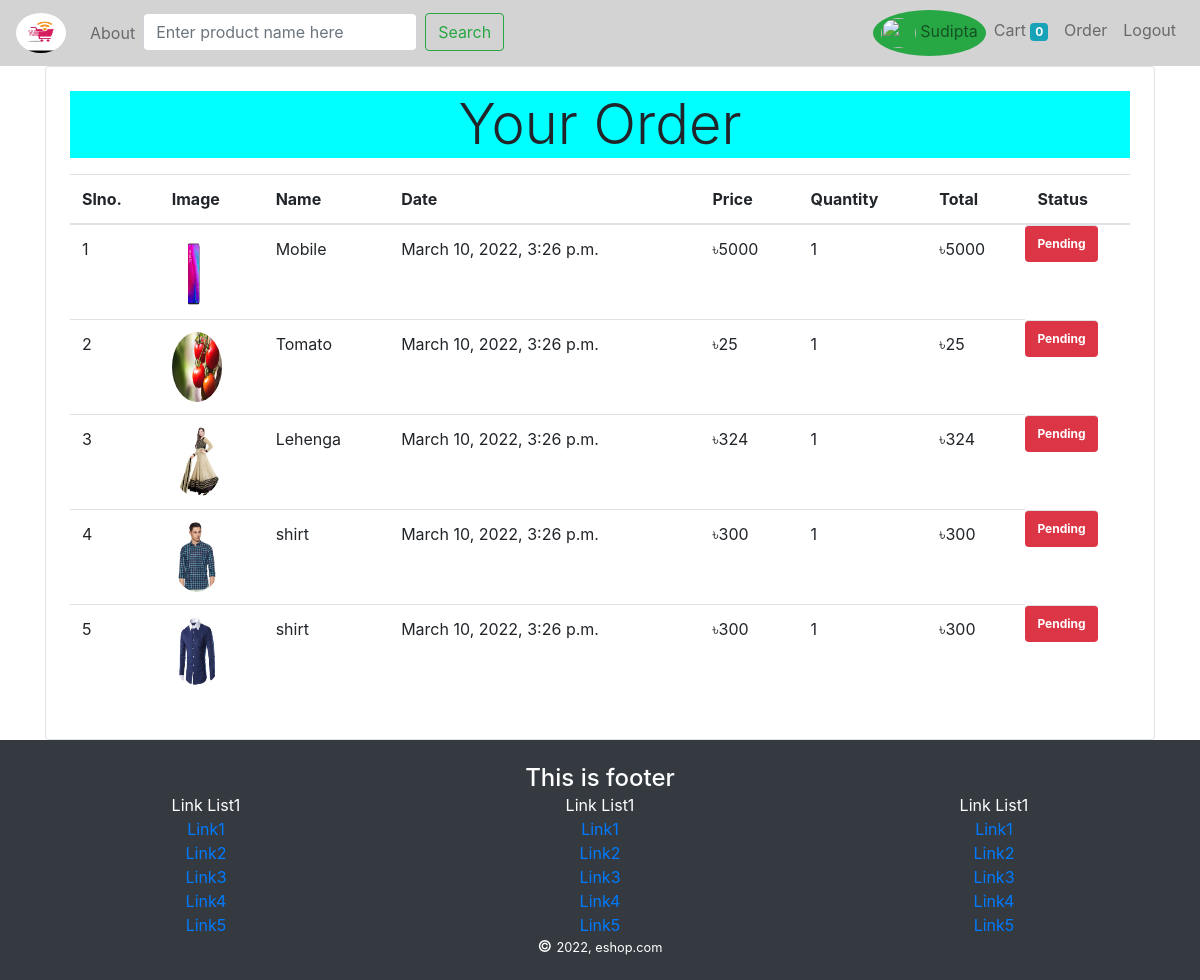
/order/ (signed in), run on the app's committed database.
### store/models/order.py (models this page shows, shortened)
class Order(models.Model):
    product = models.ForeignKey(Product, on_delete=models.CASCADE)
    customer = models.ForeignKey(Customer, on_delete=models.CASCADE)
    address = models.CharField(max_length=100)
    mob_no = models.CharField(max_length=100)
    quantity = models.IntegerField(default=1)
    price = models.IntegerField()
    order_date = models.DateTimeField(default=now)
    status = models.BooleanField(default=False)

### store/models/products.py (models this page shows, shortened)
class Product(models.Model):
    name = models.CharField(max_length=250)
    price = models.IntegerField(default=0)
    category = models.ForeignKey(Category, on_delete=models.CASCADE, default=1)
    description = models.CharField(max_length=400, default="")
    image = models.ImageField(upload_to='upload/products/')
    class Meta:
        verbose_name = "Productt"

### store/middlewares/auth.py (the view, shortened to what this page needs)
    def middleware(request):
        print("Auth Middleware1")
        response = get_response(request)
        return response

### store/templatetags/custom_filter.py (called while the page is built)
@register.filter("add_currency_sign")
def add_currency_sign(price):
    return "৳" + str(price)

@register.filter("multiply_price")
def multiply_price(price, quantity):
    return price * quantity

### store/views/order.py (called while the page is built)
    def get(self, request):
        customer_id = request.session.get("customer_id")
        orders = Order.objects.filter(customer=customer_id).order_by("-order_date")
        print(orders)
        return render(request, "store/order.html", {'orders': orders})

### store/templates/store/order.html
{% extends 'store/base.html' %}
{% load cart %}
{% load custom_filter %}
{% block content %}
<div class="container">
  <div class="border rounded p-4">
    <p class="p1 display-4 text-center">Your Order</p>
    <table class="table">
      <thead>
        <tr>
          <th>Slno.</th>
          <th>Image</th>
          <th>Name</th>
          <th>Date</th>
          <th>Price</th>
          <th>Quantity</th>
          <th>Total</th>
          <th>Status</th>
        </tr>
      </thead>
      <tbody>
        {% for order in orders %}
        <tr>
          <td>{{forloop.counter}}</td>
          <td class="cimg">
            <img
              class="rounded-circle"
              style="height: 70px; width: 50px"
              src="{{order.product.image.url}}"
              alt="product pic"
            />
          </td>
          <td>{{order.product.name}}</td>
          <td>{{order.order_date}}</td>
          <td>{{order.product.price|add_currency_sign}}</td>
          <td>{{order.quantity}}</td>
          <td>
            {{order.product.price|multiply_price:order.quantity|add_currency_sign}}
          </td>
          {% if order.status %}
          <td class="badge badge-success">Complate</td>
          {% else %}
          <td class="badge badge-danger">Pending</td>
          {% endif %}
        </tr>
        {% endfor %}
      </tbody>
    </table>
  </div>
</div>
{% endblock content %}

### store/templates/store/base.html (style rules this page uses)
.p1 { background-color: aqua; }

### data on the page
Order: product.image (picture), product.name "Mobile", order_date "March 10, 2022, 3:26 p.m.", product.price|add_currency_sign "৳5000", quantity "1", product.price|multiply_price "৳5000", status "Pending"
Order: product.image (picture), product.name "Tomato", order_date "March 10, 2022, 3:26 p.m.", product.price|add_currency_sign "৳25", quantity "1", product.price|multiply_price "৳25", status "Pending"
Order: product.image (picture), product.name "Lehenga", order_date "March 10, 2022, 3:26 p.m.", product.price|add_currency_sign "৳324", quantity "1", product.price|multiply_price "৳324", status "Pending"
Order: product.image (picture), product.name "shirt", order_date "March 10, 2022, 3:26 p.m.", product.price|add_currency_sign "৳300", quantity "1", product.price|multiply_price "৳300", status "Pending"
Order: product.image (picture), product.name "shirt", order_date "March 10, 2022, 3:26 p.m.", product.price|add_currency_sign "৳300", quantity "1", product.price|multiply_price "৳300", status "Pending"

### other printed values
{{ request.session.customer_name }} "Sudipta"
{{ request.session.cart.keys|length }} "0"
